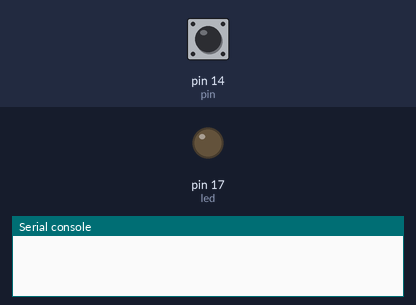
A program run on a simulated MicroPython board. On the bench: output pins drawn as LEDs (lit = HIGH), the last lines printed to the serial console. Inputs (shaded band) come from the test bench; at power-on: pin 14 (pin) HIGH.

Above: at 1.2 s.
1.3 s: pin 14 (pin) pulled LOW for 0.15 s
At 2.5 s:
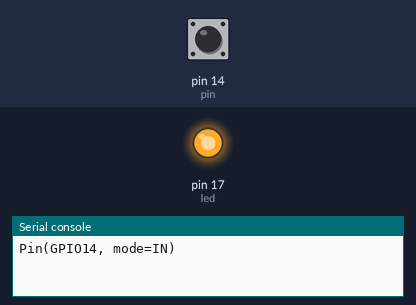
2.9 s: pin 14 (pin) pulled LOW for 1 s
At 3.9 s:
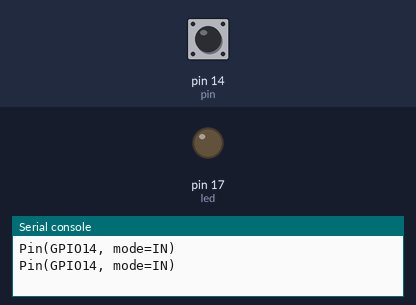
5.4 s: pin 14 (pin) pulled LOW for 3.2 s
At 5.8 s:
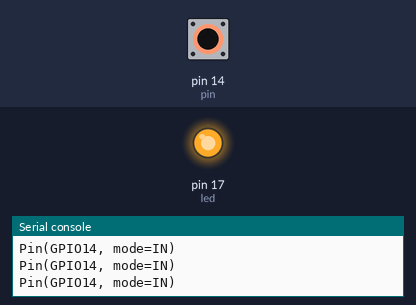
Timing chart, 0 to 8.4 s (numbered marks = the images above; inputs shaded):
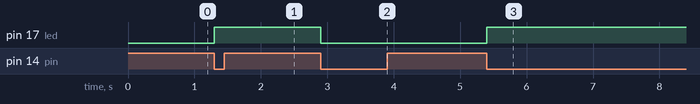

Measured:
- after the input at 1.3 s, pin 17 (led): LOW → HIGH at once
- after the input at 2.9 s, pin 17 (led): HIGH → LOW at once
- after the input at 5.4 s, pin 17 (led): LOW → HIGH at once

The program:

Bonus_Interrupt.py
```python
from machine import Pin
import utime
pin = Pin(14,Pin.IN,Pin.PULL_UP)
led = Pin(17,Pin.OUT)
def ChangeLed(pin):
    print(pin)
    led.toggle()

pin.irq(trigger=Pin.IRQ_FALLING, handler=ChangeLed)
while True:
    utime.sleep(1)


    
```
